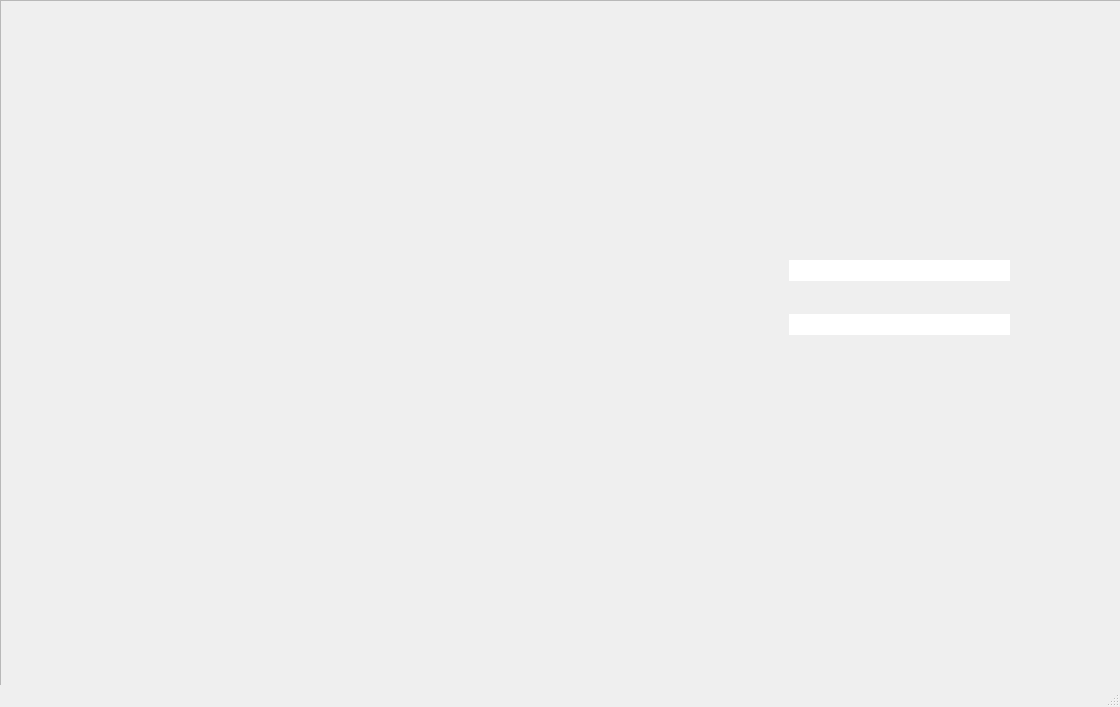
<?xml version="1.0" encoding="UTF-8"?>
<ui version="4.0">
 <class>MainWindow</class>
 <widget class="QMainWindow" name="MainWindow">
  <property name="geometry">
   <rect>
    <x>0</x>
    <y>0</y>
    <width>1120</width>
    <height>707</height>
   </rect>
  </property>
  <property name="sizePolicy">
   <sizepolicy hsizetype="Fixed" vsizetype="Fixed">
    <horstretch>0</horstretch>
    <verstretch>0</verstretch>
   </sizepolicy>
  </property>
  <property name="windowTitle">
   <string>Login</string>
  </property>
  <property name="autoFillBackground">
   <bool>false</bool>
  </property>
  <property name="tabShape">
   <enum>QTabWidget::Rounded</enum>
  </property>
  <widget class="QWidget" name="centralwidget">
   <widget class="QFrame" name="frame">
    <property name="geometry">
     <rect>
      <x>0</x>
      <y>0</y>
      <width>1131</width>
      <height>701</height>
     </rect>
    </property>
    <property name="autoFillBackground">
     <bool>true</bool>
    </property>
    <property name="frameShape">
     <enum>QFrame::StyledPanel</enum>
    </property>
    <property name="frameShadow">
     <enum>QFrame::Raised</enum>
    </property>
    <widget class="QLineEdit" name="UserName_Login">
     <property name="enabled">
      <bool>true</bool>
     </property>
     <property name="geometry">
      <rect>
       <x>789</x>
       <y>260</y>
       <width>221</width>
       <height>21</height>
      </rect>
     </property>
     <property name="font">
      <font>
       <family>Source Sans Pro</family>
       <pointsize>12</pointsize>
      </font>
     </property>
     <property name="cursor">
      <cursorShape>IBeamCursor</cursorShape>
     </property>
     <property name="acceptDrops">
      <bool>true</bool>
     </property>
     <property name="autoFillBackground">
      <bool>false</bool>
     </property>
     <property name="frame">
      <bool>false</bool>
     </property>
     <property name="clearButtonEnabled">
      <bool>false</bool>
     </property>
    </widget>
    <widget class="QLineEdit" name="Password_Login">
     <property name="enabled">
      <bool>true</bool>
     </property>
     <property name="geometry">
      <rect>
       <x>789</x>
       <y>314</y>
       <width>221</width>
       <height>21</height>
      </rect>
     </property>
     <property name="font">
      <font>
       <family>Source Sans Pro</family>
       <pointsize>12</pointsize>
      </font>
     </property>
     <property name="cursor">
      <cursorShape>IBeamCursor</cursorShape>
     </property>
     <property name="acceptDrops">
      <bool>true</bool>
     </property>
     <property name="autoFillBackground">
      <bool>false</bool>
     </property>
     <property name="frame">
      <bool>false</bool>
     </property>
     <property name="echoMode">
      <enum>QLineEdit::Password</enum>
     </property>
     <property name="clearButtonEnabled">
      <bool>false</bool>
     </property>
    </widget>
    <widget class="QLabel" name="BackgroundLabel_Login">
     <property name="geometry">
      <rect>
       <x>0</x>
       <y>0</y>
       <width>1161</width>
       <height>681</height>
      </rect>
     </property>
     <property name="text">
      <string/>
     </property>
     <property name="textFormat">
      <enum>Qt::PlainText</enum>
     </property>
     <property name="pixmap">
      <pixmap>SignInPage.png</pixmap>
     </property>
     <property name="scaledContents">
      <bool>true</bool>
     </property>
    </widget>
    <widget class="QPushButton" name="LoginButton_Login">
     <property name="geometry">
      <rect>
       <x>722</x>
       <y>428</y>
       <width>141</width>
       <height>41</height>
      </rect>
     </property>
     <property name="text">
      <string/>
     </property>
     <property name="flat">
      <bool>true</bool>
     </property>
    </widget>
    <widget class="QPushButton" name="SignUpButton_Login">
     <property name="geometry">
      <rect>
       <x>879</x>
       <y>429</y>
       <width>141</width>
       <height>41</height>
      </rect>
     </property>
     <property name="text">
      <string/>
     </property>
     <property name="flat">
      <bool>true</bool>
     </property>
    </widget>
    <zorder>BackgroundLabel_Login</zorder>
    <zorder>UserName_Login</zorder>
    <zorder>Password_Login</zorder>
    <zorder>LoginButton_Login</zorder>
    <zorder>SignUpButton_Login</zorder>
   </widget>
  </widget>
  <widget class="QMenuBar" name="menubar">
   <property name="geometry">
    <rect>
     <x>0</x>
     <y>0</y>
     <width>1120</width>
     <height>21</height>
    </rect>
   </property>
  </widget>
  <widget class="QStatusBar" name="statusbar"/>
 </widget>
 <resources/>
 <connections/>
</ui>
